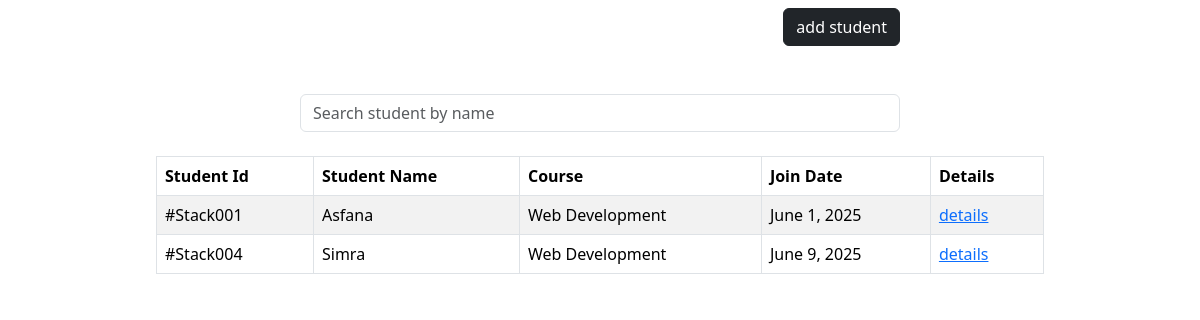
The page /students (signed in) on the database as committed earlier.
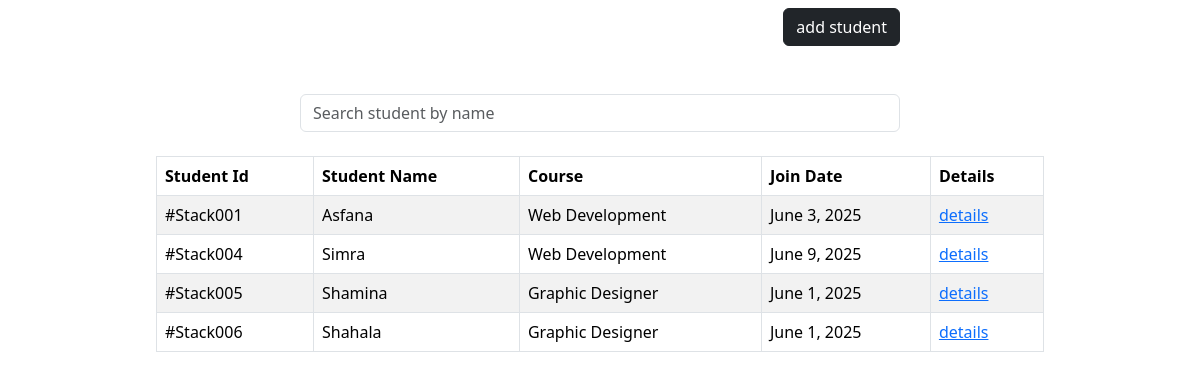
The same page on the database as committed later.
### app/models.py (models this page shows, shortened)
class Student(models.Model):
    course_choices=[('Web Development' , 'Web Development'),
                    ('Graphic Designer' , 'Graphic Designer'),
                    ('Digital Marketing', 'Digital Marketing')]
    student_id=models.CharField(max_length=20, unique=True)
    name=models.CharField(max_length=30)
    join_date=models.DateField(null=True)
    course=models.CharField(choices=course_choices, max_length=50)

### app/views.py (the view)
# urls.py: path('students',views.students, name='students'),
@login_required
def students(request) :
    students=Student.objects.all()
    courses=Student.course_choices
    return render(request, 'students.html',locals())

### templates/students.html (shortened to what this page needs)
{% extends 'base.html' %}
{% load static %}
{% block content %}
<div class="d-flex justify-content-end w-75 mt-2 mr-5">
    <button type="button" class="btn btn-dark" data-bs-toggle="modal" data-bs-target="#student_form" >add student</button>
</div>
<div class="mt-5 position-relative w-50 mx-auto">
  <input type="text" id="studentSearch" class="form-control" placeholder="Search student by name">
</div>
<div class="d-flex justify-content-center m-2 ">
    {% if students %}
   <table class="table table-striped table-bordered w-75 m-3" style="background-color: gray;">
    <thead class="">
        <tr>
        <th>Student Id</th>
        <th>Student Name</th>
        <th>Course</th>
        <th>Join Date</th>
        <th>Details</th>
        </tr>
    </thead>
    <tbody>
        {% for student in students %}
        <tr>
            <td>#Stack00{{student.id}}</td>
            <td>{{student.name}}</td>
            <td>{{student.course}}</td>
            <td>{{student.join_date}}</td>
            <td><a href="{% url 'student_details' student.id %}">details</a></td>
        </tr>
        {% endfor %}
    </tbody>
   </table>
   {% else %}
   <p class="text-center mt-4
   ">students are not available!</p>
   {% endif %}
</div>
{% endblock %}

Rows that differ between the two databases and show on the page:
changed Student "Asfana": join_date "June 1, 2025" → "June 3, 2025"
added Student: id "5", name "Shamina", course "Graphic Designer", join_date "June 1, 2025"
added Student: id "6", name "Shahala", course "Graphic Designer", join_date "June 1, 2025"
